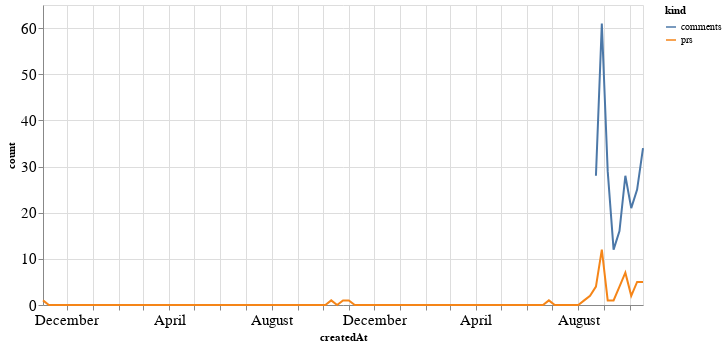

The notebook cell saved with this chart:
### Code cell
alt.Chart(total_time, width=600).mark_line().encode(
    x='createdAt',
    y='count',
    color='kind'
)

### Figure 1 — Vega-Lite specification as saved in the notebook (floating-point values rounded to 4 significant figures; data arrays with more than 128 entries replaced by an {"elided": "..."} marker saying what was removed)
{"config": {"axisLeft": {"labelFontSize": 15}, "axisBottom": {"labelFontSize": 15}}, "data": {"name": "data-8c37734132562751439621f982494e54"}, "mark": "line", "encoding": {"color": {"type": "nominal", "field": "kind"}, "x": {"type": "temporal", "field": "createdAt"}, "y": {"type": "quantitative", "field": "count"}}, "width": 600, "$schema": "https://vega.github.io/schema/vega-lite/v4.8.1.json", "datasets": {"data-8c37734132562751439621f982494e54": {"elided": "206 records"}}}
